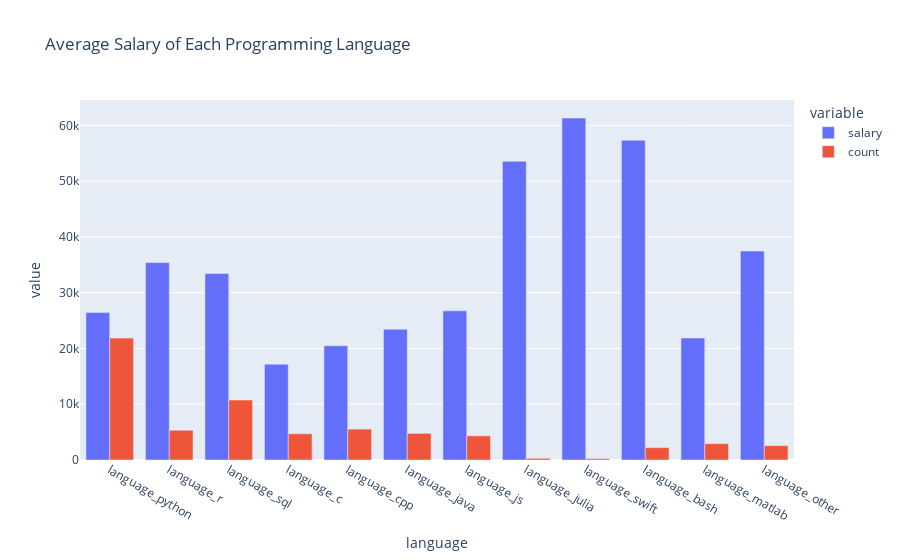

The notebook cell this image was saved under:
### Markdown cell above
We can see a clear pattern in this visualization, where there is a substantial increase in salary with respect to the experience that you have in coding. This is very encouraging to new users, as we now know that, data workers' experience are valued by the industry and employer, and is reflected, at least in terms of monetary value.

## 2.7 Average Salary with respect to language

In this section, we shall explore the changes in salary with respect to programming languages. There are 2 ways that I would like to explore this section. First, we will be looking at the average salary within each language, and then I would like to explore if there is an incentive that can be seen in the salary if we know more languages. 

*This format will be applied when we explore data visualization libraries, machine learning frameworks and learning platforms used.* 

Let's start to visualize our data.

### Code cell
language_average_salary = {}
language_average_salary['language'] = []
language_average_salary['salary'] = []
language_average_salary['count'] = []


for language in language_cols:
    temp = df[df[language] == 1]
    language_average_salary['language'].append(language)
    language_average_salary['salary'].append(temp.compensation.mean())
    language_average_salary['count'].append(temp.compensation.count())


temp = pd.DataFrame(data=language_average_salary)

px.bar(temp, x='language', y=['salary','count'],barmode='group',title='Average Salary of Each Programming Language')

### Figure 1 — Plotly figure (JSON) as saved in the notebook; plotly's stock layout.template omitted (floating-point values rounded to 4 significant figures)
{"data": [{"alignmentgroup": "True", "hovertemplate": "variable=salary<br>language=%{x}<br>value=%{y}<extra></extra>", "legendgroup": "salary", "marker": {"color": "#636efa", "pattern": {"shape": ""}}, "name": "salary", "offsetgroup": "salary", "orientation": "v", "showlegend": true, "textposition": "auto", "type": "bar", "x": ["language_python", "language_r", "language_sql", "language_c", "language_cpp", "language_java", "language_js", "language_julia", "language_swift", "language_bash", "language_matlab", "language_other"], "xaxis": "x", "y": [26430.0, 35400.0, 33430.0, 17180.0, 20480.0, 23440.0, 26740.0, 53560.0, 61330.0, 57330.0, 21870.0, 37460.0], "yaxis": "y"}, {"alignmentgroup": "True", "hovertemplate": "variable=count<br>language=%{x}<br>value=%{y}<extra></extra>", "legendgroup": "count", "marker": {"color": "#EF553B", "pattern": {"shape": ""}}, "name": "count", "offsetgroup": "count", "orientation": "v", "showlegend": true, "textposition": "auto", "type": "bar", "x": ["language_python", "language_r", "language_sql", "language_c", "language_cpp", "language_java", "language_js", "language_julia", "language_swift", "language_bash", "language_matlab", "language_other"], "xaxis": "x", "y": [21860, 5334, 10756, 4709, 5535, 4769, 4332, 305, 242, 2216, 2935, 2575], "yaxis": "y"}], "layout": {"barmode": "group", "legend": {"title": {"text": "variable"}, "tracegroupgap": 0}, "title": {"text": "Average Salary of Each Programming Language"}, "xaxis": {"anchor": "y", "domain": [0, 1], "title": {"text": "language"}}, "yaxis": {"anchor": "x", "domain": [0, 1], "title": {"text": "value"}}}}
